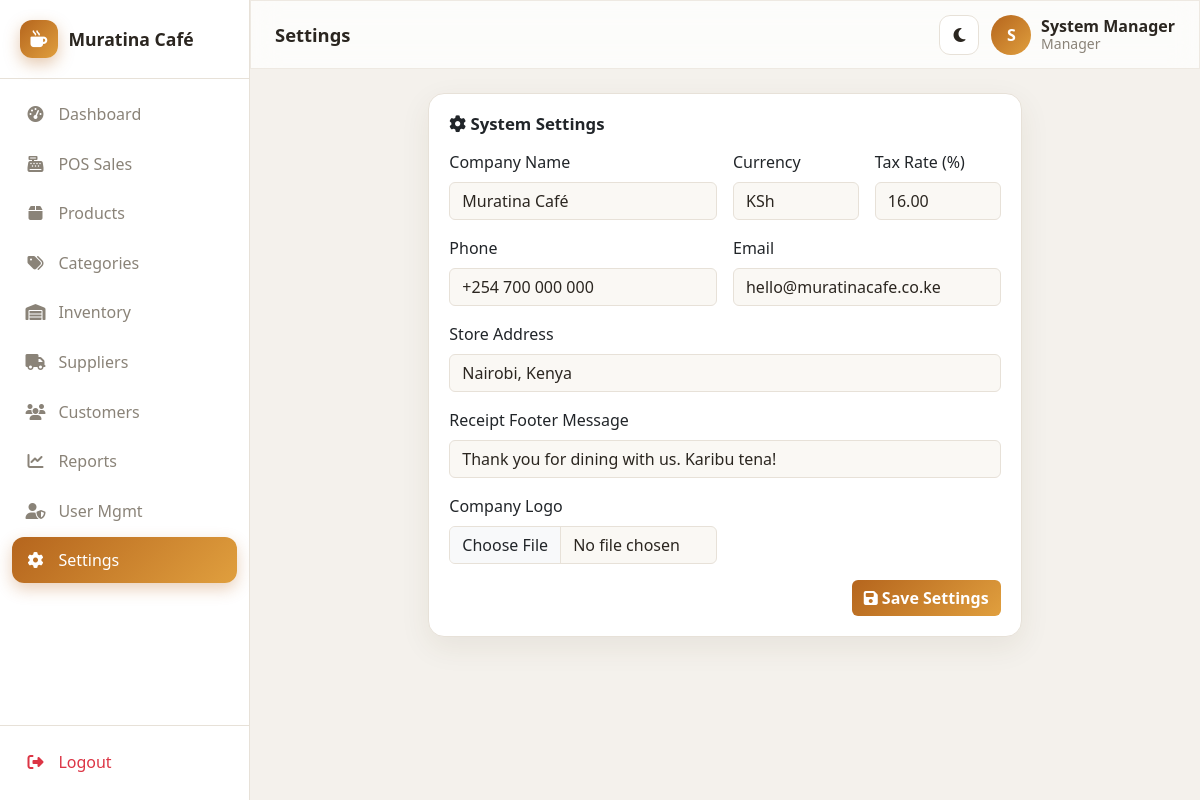
The page /settings.php (signed in) on the database its author committed.
### tables this page shows
CREATE TABLE settings (
  id            INT AUTO_INCREMENT PRIMARY KEY,
  company_name  VARCHAR(150) DEFAULT 'Muratina Café',
  logo          VARCHAR(255) DEFAULT NULL,
  currency      VARCHAR(10)  DEFAULT 'KSh',
  tax_rate      DECIMAL(5,2) DEFAULT 16.00,
  address       VARCHAR(255) DEFAULT 'Nairobi, Kenya',
  phone         VARCHAR(40)  DEFAULT '+254 700 000 000',
  email         VARCHAR(150) DEFAULT 'hello@muratinacafe.co.ke',
  receipt_footer VARCHAR(255) DEFAULT 'Thank you for dining with us. Karibu tena!'
);

### config/database.php (called while the page is built, shortened)
<?php
function db(): PDO
{
    static $pdo = null;
    if ($pdo instanceof PDO) {
        return $pdo;
    }
    $dsn = sprintf('mysql:host=%s;dbname=%s;charset=%s', DB_HOST, DB_NAME, DB_CHARSET);
    $options = [
        PDO::ATTR_ERRMODE            => PDO::ERRMODE_EXCEPTION,
        PDO::ATTR_DEFAULT_FETCH_MODE => PDO::FETCH_ASSOC,
        PDO::ATTR_EMULATE_PREPARES   => false,
    ];
    try {
        $pdo = new PDO($dsn, DB_USER, DB_PASS, $options);
    } catch (PDOException $e) {
        http_response_code(500);
        die('Database connection failed. Make sure MySQL is running in Laragon and the '
            . '<code>muratina_pos</code> database has been imported from <code>database/schema.sql</code>.<br><small>'
            . htmlspecialchars($e->getMessage()) . '</small>');
    }
    return $pdo;
}

### includes/functions.php (called while the page is built, shortened)
<?php
require_once __DIR__ . '/../config/database.php';
function e($value): string
{
    return htmlspecialchars((string) $value, ENT_QUOTES, 'UTF-8');
}
function settings(): array
{
    static $cache = null;
    if ($cache === null) {
        $cache = db()->query('SELECT * FROM settings LIMIT 1')->fetch() ?: [];
    }
    return $cache;
}

### includes/auth.php (called while the page is built, shortened)
<?php
require_once __DIR__ . '/functions.php';
function current_user(): ?array
{
    return $_SESSION['user'] ?? null;
}
function user_role(): string
{
    return $_SESSION['user']['role'] ?? '';
}
function can(string $permission): bool
{
    $role = user_role();
    $matrix = [
        'manager'   => ['*'],
        'cashier'   => ['pos', 'sales_own', 'customers', 'receipt'],
        'waiter'    => ['pos', 'sales_own', 'customers', 'receipt'],
        'inventory' => ['inventory', 'products', 'suppliers', 'stock', 'customers'],
    ];
    $perms = $matrix[$role] ?? [];
    return in_array('*', $perms, true) || in_array($permission, $perms, true);
}

### settings.php (the view, shortened to what this page needs)
<?php
require_once __DIR__ . '/includes/auth.php';
$s = settings();
$pageTitle = 'Settings';
$activeNav = 'settings';
require __DIR__ . '/includes/header.php';
?>
<div class="row justify-content-center"><div class="col-lg-8">
<div class="card"><div class="card-body">
    <h3 class="section-title"><i class="fa-solid fa-gear"></i> System Settings</h3>
    <form method="post" enctype="multipart/form-data" class="row g-3">
        <div class="col-md-6"><label class="form-label">Company Name</label>
            <input name="company_name" class="form-control" value="<?= e($s['company_name'] ?? '') ?>" required></div>
        <div class="col-md-3"><label class="form-label">Currency</label>
            <input name="currency" class="form-control" value="<?= e($s['currency'] ?? 'KSh') ?>"></div>
        <div class="col-md-3"><label class="form-label">Tax Rate (%)</label>
            <input type="number" step="0.01" name="tax_rate" class="form-control" value="<?= e($s['tax_rate'] ?? 16) ?>"></div>
        <div class="col-md-6"><label class="form-label">Phone</label>
            <input name="phone" class="form-control" value="<?= e($s['phone'] ?? '') ?>"></div>
        <div class="col-md-6"><label class="form-label">Email</label>
            <input type="email" name="email" class="form-control" value="<?= e($s['email'] ?? '') ?>"></div>
        <div class="col-12"><label class="form-label">Store Address</label>
            <input name="address" class="form-control" value="<?= e($s['address'] ?? '') ?>"></div>
        <div class="col-12"><label class="form-label">Receipt Footer Message</label>
            <input name="receipt_footer" class="form-control" value="<?= e($s['receipt_footer'] ?? '') ?>"></div>
        <div class="col-md-6"><label class="form-label">Company Logo</label>
            <input type="file" name="logo" class="form-control" accept="image/*">
            <?php if (!empty($s['logo'])): ?><small class="text-muted">Current: <?= e($s['logo']) ?></small><?php endif; ?></div>
        <div class="col-12 text-end"><button class="btn btn-brand"><i class="fa-solid fa-floppy-disk"></i> Save Settings</button></div>
    </form>
</div></div>
</div></div>
<?php require __DIR__ . '/includes/footer.php'; ?>

### includes/header.php (shortened to what this page needs)
<?php
require_once __DIR__ . '/auth.php';
$pageTitle = $pageTitle ?? 'Dashboard';
$activeNav = $activeNav ?? '';
$u         = current_user();
$set       = settings();
$nav = [
    ['dashboard', 'Dashboard',   'fa-gauge-high',     'dashboard.php', '*'],
    ['pos',       'POS Sales',   'fa-cash-register',  'pos.php',       'pos'],
    ['products',  'Products',    'fa-box',            'products.php',  'products'],
    ['categories','Categories',  'fa-tags',           'categories.php','products'],
    ['inventory', 'Inventory',   'fa-warehouse',      'inventory.php', 'inventory'],
    ['suppliers', 'Suppliers',   'fa-truck',          'suppliers.php', 'suppliers'],
    ['customers', 'Customers',   'fa-users',          'customers.php', 'customers'],
    ['reports',   'Reports',     'fa-chart-line',     'reports.php',   'reports'],
    ['users',     'User Mgmt',   'fa-user-shield',    'users.php',     'users'],
    ['settings',  'Settings',    'fa-gear',           'settings.php',  'settings'],
];
?>
<!DOCTYPE html>
<html lang="en" data-bs-theme="light">
<head>
    <link href="https://cdn.jsdelivr.net/npm/bootstrap@5.3.3/dist/css/bootstrap.min.css" rel="stylesheet">
    <link rel="stylesheet" href="https://cdnjs.cloudflare.com/ajax/libs/font-awesome/6.5.2/css/all.min.css">
    <link rel="stylesheet" href="<?= BASE_URL ?>/assets/css/style.css">
</head>
<body>
<div class="app-shell">
    <aside class="sidebar" id="sidebar">
        <div class="sidebar-brand">
            <span class="brand-mark"><i class="fa-solid fa-mug-hot"></i></span>
            <span class="brand-text"><?= e($set['company_name'] ?? 'Muratina Café') ?></span>
        </div>
        <nav class="sidebar-nav">
            <?php foreach ($nav as [$key, $label, $icon, $url, $perm]): ?>
                <?php if ($perm === '*' || can($perm)): ?>
                    <a href="<?= BASE_URL ?>/<?= $url ?>" class="nav-link <?= $activeNav === $key ? 'active' : '' ?>">
                        <i class="fa-solid <?= $icon ?>"></i><span><?= $label ?></span>
                    </a>
                <?php endif; ?>
            <?php endforeach; ?>
        </nav>
        <div class="sidebar-footer">
            <a href="<?= BASE_URL ?>/logout.php" class="nav-link text-danger">
                <i class="fa-solid fa-right-from-bracket"></i><span>Logout</span>
            </a>
        </div>
    </aside>
    <div class="main-area">
        <header class="topbar glass">
            <h1 class="topbar-title"><?= e($pageTitle) ?></h1>
            <div class="topbar-actions">
                <button class="icon-btn" id="themeToggle" aria-label="Toggle theme"><i class="fa-solid fa-moon"></i></button>
                <div class="user-chip">
                    <div class="avatar"><?= e(strtoupper(substr($u['full_name'], 0, 1))) ?></div>
                    <div class="user-meta">
                        <strong><?= e($u['full_name']) ?></strong>
                        <small><?= e(ucfirst($u['role'])) ?></small>
                    </div>
                </div>
            </div>
        </header>
        <main class="content">

### assets/css/style.css (style rules this page uses)
:root { --brand: #b5651d; --brand-2: #e09f3e; --brand-grad: linear-gradient(135deg, #b5651d 0%, #e09f3e 100%); --bg: #f4f1ec; --surface: #ffffff; --surface-2: #faf8f4; --text: #2b2620; --muted: #8a8378; --border: #e7e1d8; --shadow: 0 10px 30px rgba(80, 60, 30, .08); --radius: 16px; --sidebar-w: 250px; }
* { box-sizing: border-box; }
body { margin: 0; font-family: 'Segoe UI', system-ui, -apple-system, sans-serif; background: var(--bg); color: var(--text); }
.glass { background: color-mix(in srgb, var(--surface) 75%, transparent); backdrop-filter: blur(14px); -webkit-backdrop-filter: blur(14px); border: 1px solid color-mix(in srgb, var(--border) 70%, transparent); }
.app-shell { display: flex; min-height: 100vh; }
.sidebar { width: var(--sidebar-w); background: var(--surface); border-right: 1px solid var(--border); display: flex; flex-direction: column; position: fixed; inset: 0 auto 0 0; z-index: 1040; transition: transform .25s ease; }
.sidebar-brand { display: flex; align-items: center; gap: .65rem; padding: 1.25rem 1.25rem; font-weight: 700; font-size: 1.1rem; border-bottom: 1px solid var(--border); }
.brand-mark { width: 38px; height: 38px; border-radius: 12px; display: grid; place-items: center; background: var(--brand-grad); color: #fff; font-size: 1.05rem; box-shadow: 0 6px 16px rgba(181,101,29,.35); }
.sidebar-nav { padding: .75rem; flex: 1; overflow-y: auto; }
.nav-link { display: flex; align-items: center; gap: .8rem; padding: .7rem .85rem; margin-bottom: .2rem; border-radius: 12px; color: var(--muted); text-decoration: none; font-weight: 500; transition: all .15s ease; }
.nav-link i { width: 20px; text-align: center; font-size: 1rem; }
.nav-link.active { background: var(--brand-grad); color: #fff; box-shadow: 0 6px 16px rgba(181,101,29,.3); }
.sidebar-footer { padding: .75rem; border-top: 1px solid var(--border); }
.main-area { flex: 1; margin-left: var(--sidebar-w); display: flex; flex-direction: column; min-width: 0; }
.topbar { position: sticky; top: 0; z-index: 1030; display: flex; align-items: center; gap: 1rem; padding: .85rem 1.5rem; }
.topbar-title { font-size: 1.15rem; margin: 0; font-weight: 700; flex: 1; }
.topbar-actions { display: flex; align-items: center; gap: .75rem; }
.icon-btn { border: 1px solid var(--border); background: var(--surface); width: 40px; height: 40px; border-radius: 11px; color: var(--text); cursor: pointer; display: grid; place-items: center; transition: .15s; }
.user-chip { display: flex; align-items: center; gap: .6rem; }
.avatar { width: 40px; height: 40px; border-radius: 50%; background: var(--brand-grad); color: #fff; display: grid; place-items: center; font-weight: 700; }
.user-meta { display: flex; flex-direction: column; line-height: 1.1; }
.user-meta small { color: var(--muted); }
.content { padding: 1.5rem; flex: 1; }
.card { background: var(--surface); border: 1px solid var(--border); border-radius: var(--radius); box-shadow: var(--shadow); }
.card-body { padding: 1.25rem; }
.section-title { font-weight: 700; margin: 0 0 1rem; font-size: 1.05rem; }
.btn-brand { background: var(--brand-grad); color: #fff; border: none; font-weight: 600; }
.form-control, .form-select { background: var(--surface-2); border-color: var(--border); color: var(--text); }

### rows shown on the page
settings: company_name "Muratina Café", currency "KSh", tax_rate "16.00", phone "+254 700 000 000", email "hello@muratinacafe.co.ke", address "Nairobi, Kenya", receipt_footer "Thank you for dining with us. Karibu tena!"

### other values the page prints
$label "Dashboard"
$label "POS Sales"
$label "Products"
$label "Categories"
$label "Inventory"
$label "Suppliers"
$label "Customers"
$label "Reports"
$label "User Mgmt"
$label "Settings"
$pageTitle "Settings"
substr($u['full_name'], 0, 1) "S"
$u['full_name'] "System Manager"
$u['role'] "Manager"
